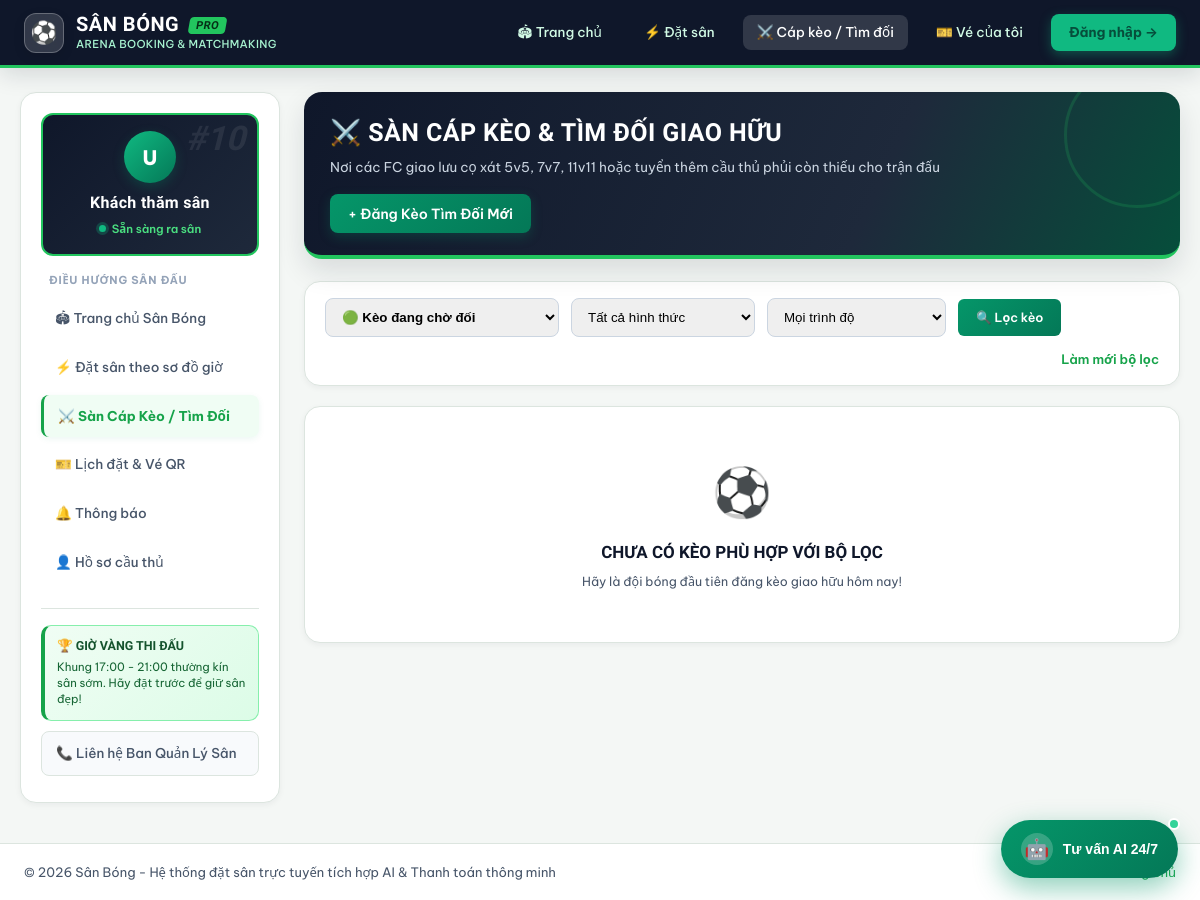
Before: /user/matchmaking.php with the older database file.
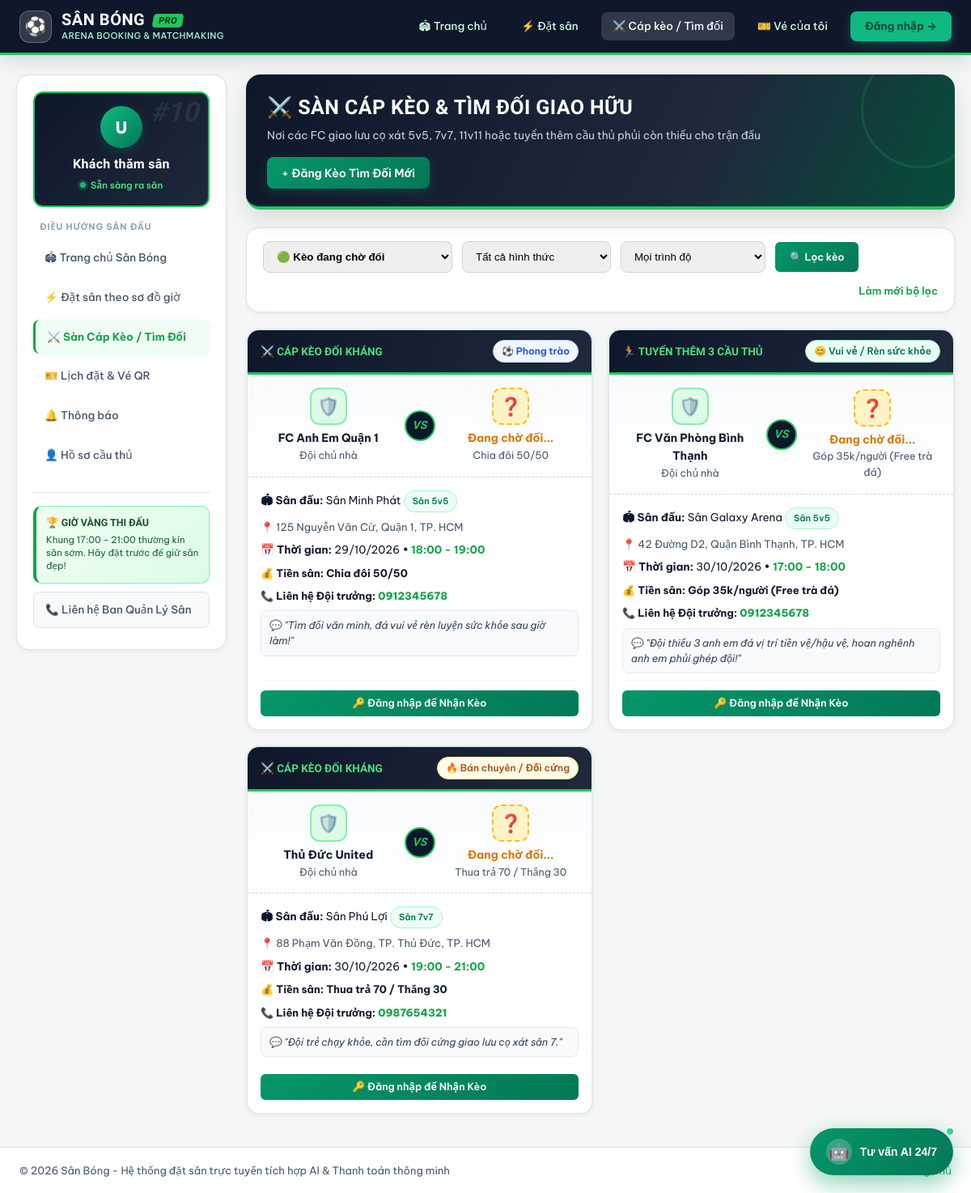
After: the same page with the newer database file.
### tables this page shows
CREATE TABLE match_requests (
 id INT UNSIGNED AUTO_INCREMENT PRIMARY KEY,
 booking_id INT UNSIGNED NULL,
 creator_id INT UNSIGNED NOT NULL,
 field_id INT UNSIGNED NOT NULL,
 team_name VARCHAR(120) NOT NULL,
 match_date DATE NOT NULL,
 start_time TIME NOT NULL,
 end_time TIME NOT NULL,
 skill_level ENUM('vui_ve','phong_trao','ban_chuyen') NOT NULL DEFAULT 'phong_trao',
 match_type ENUM('tim_doi','tuyen_nguoi') NOT NULL DEFAULT 'tim_doi',
 spots_needed TINYINT UNSIGNED NOT NULL DEFAULT 1,
 fee_share VARCHAR(80) NOT NULL DEFAULT 'Chia đôi 50/50',
 contact_phone VARCHAR(30) NOT NULL DEFAULT '',
 note VARCHAR(255) NOT NULL DEFAULT '',
 opponent_id INT UNSIGNED NULL,
 opponent_name VARCHAR(120) NULL,
 opponent_phone VARCHAR(30) NULL,
 status ENUM('open','matched','cancelled') NOT NULL DEFAULT 'open',
 created_at TIMESTAMP NOT NULL DEFAULT CURRENT_TIMESTAMP,
 INDEX idx_match_date_status(match_date, status)
);

CREATE TABLE fields (
 id INT UNSIGNED AUTO_INCREMENT PRIMARY KEY,
 name VARCHAR(160) NOT NULL,
 type ENUM('5','7','11') NOT NULL DEFAULT '5',
 address VARCHAR(255) NOT NULL,
 district VARCHAR(100) NOT NULL DEFAULT '',
 price_per_hour INT UNSIGNED NOT NULL,
 description TEXT NULL,
 status ENUM('active','maintenance') NOT NULL DEFAULT 'active',
 image VARCHAR(500) NOT NULL DEFAULT '',
 rating DECIMAL(2,1) NOT NULL DEFAULT 4.8,
 review_count INT UNSIGNED NOT NULL DEFAULT 0,
 created_at TIMESTAMP NOT NULL DEFAULT CURRENT_TIMESTAMP,
 INDEX idx_fields_status_type(status,type),
 INDEX idx_fields_district(district)
);

### includes/auth.php (called while the page is built, shortened)
<?php
require_once __DIR__ . '/../config/database.php';
function e($s) {
    return htmlspecialchars((string)$s, ENT_QUOTES, 'UTF-8');
}
function project_base() {
    static $base = null;
    if ($base === null) {
        $folder = basename(dirname(__DIR__));
        $base   = '/' . $folder . '/';
    }
    return $base;
}
function current_user() {
    global $pdo;
    if (empty($_SESSION['uid'])) {
        return null;
    }
    $stmt = $pdo->prepare("SELECT * FROM users WHERE id = ? AND status = 'active'");
    $stmt->execute([$_SESSION['uid']]);
    $user = $stmt->fetch();
    return $user;
}

### user/matchmaking.php (the view, shortened to what this page needs)
<?php
require_once '../includes/auth.php';
$u = current_user();
$f_status = $_GET['status'] ?? 'open';
$sql = "SELECT m.*, f.name fname, f.type ftype, f.district, f.address, u.full_name creator_name
        FROM match_requests m
        JOIN fields f ON f.id = m.field_id
        JOIN users u ON u.id = m.creator_id
        WHERE m.status <> 'cancelled'";
$params = [];
if ($f_status === 'open') { $sql .= " AND m.status='open'"; }
elseif ($f_status === 'matched') { $sql .= " AND m.status='matched'"; }
$sql .= " ORDER BY m.status ASC, m.match_date ASC, m.start_time ASC";
$stmt = $pdo->prepare($sql);
$stmt->execute($params);
$matches = $stmt->fetchAll();
$lvlMap = [
  'vui_ve'     => ['😊 Vui vẻ / Rèn sức khỏe', 'green'],
  'phong_trao' => ['⚽ Phong trào', 'blue'],
  'ban_chuyen' => ['🔥 Bán chuyên / Đối cứng', 'amber']
];
$active = 'match';
include '../includes/header.php';
?>
<div class="sport-page-head">
  <div>
    <h2>⚔️ SÀN CÁP KÈO & TÌM ĐỐI GIAO HỮU</h2>
    <small>Nơi các FC giao lưu cọ xát 5v5, 7v7, 11v11 hoặc tuyển thêm cầu thủ phủi còn thiếu cho trận đấu</small>
  </div>
  <button type="button" class="btn" onclick="document.getElementById('newMatchBox').style.display = document.getElementById('newMatchBox').style.display === 'none' ? 'block' : 'none'">
    + Đăng Kèo Tìm Đối Mới
  </button>
</div>
<div class="box" style="padding:16px 20px">
  <form method="get" style="display:flex;flex-wrap:wrap;gap:12px;align-items:center">
    <select name="status" style="padding:10px 12px;border-radius:8px;border:1.5px solid #cbd5e1;font-weight:600">
      <option value="open" <?=$f_status==='open'?'selected':''?>>🟢 Kèo đang chờ đối</option>
    </select>
    <select name="match_type" style="padding:10px 12px;border-radius:8px;border:1.5px solid #cbd5e1">
      <option value="">Tất cả hình thức</option>
    </select>
    <select name="skill_level" style="padding:10px 12px;border-radius:8px;border:1.5px solid #cbd5e1">
      <option value="">Mọi trình độ</option>
    </select>
    <button class="btn sm" style="padding:10px 18px">🔍 Lọc kèo</button>
    <a href="matchmaking.php" style="font-size:13px;font-weight:600;margin-left:auto">Làm mới bộ lọc</a>
  </form>
</div>
<?php if (!$matches): ?>
  <div class="box" style="text-align:center;padding:48px 20px">
    <div style="font-size:48px;margin-bottom:10px">⚽</div>
    <h3 style="margin:0 0 6px;font-family:var(--font-sport)">CHƯA CÓ KÈO PHÙ HỢP VỚI BỘ LỌC</h3>
    <small>Hãy là đội bóng đầu tiên đăng kèo giao hữu hôm nay!</small>
  </div>
<?php else: ?>
  <div class="match-grid">
    <?php foreach ($matches as $m):
      [$lvlTxt, $lvlCl] = $lvlMap[$m['skill_level']] ?? ['Phong trào', 'blue'];
      $isOwner = ($u && (int)$u['id'] === (int)$m['creator_id']);
      $isOpen = ($m['status'] === 'open');
    ?>
      <div class="match-card">
        <div class="match-card-top">
          <span style="font-family:var(--font-sport);font-weight:700;font-size:13.5px;color:#4ade80">
            <?=$m['match_type']==='tim_doi' ? '⚔️ CÁP KÈO ĐỐI KHÁNG' : '🏃 TUYỂN THÊM '.$m['spots_needed'].' CẦU THỦ'?>
          </span>
          <span class="tag <?=$lvlCl?>"><?=$lvlTxt?></span>
        </div>
        <div class="match-vs-box">
          <div class="match-team">
            <div class="match-team-shield">🛡️</div>
            <b style="font-size:14px;color:#0f172a;display:block"><?=e($m['team_name'])?></b>
            <small style="margin:0">Đội chủ nhà</small>
          </div>
          <div class="vs-circle">VS</div>
          <div class="match-team">
            <?php if ($m['status'] === 'matched'): ?>
              <div class="match-team-shield" style="background:#dbeafe;color:#1d4ed8;border-color:#93c5fd">⚔️</div>
              <b style="font-size:14px;color:#1d4ed8;display:block"><?=e($m['opponent_name'])?></b>
              <small style="margin:0;color:#16a34a;font-weight:700">✔ Đã chốt kèo</small>
            <?php else: ?>
              <div class="match-team-shield wait">❓</div>
              <b style="font-size:14px;color:#d97706;display:block">Đang chờ đối...</b>
              <small style="margin:0"><?=e($m['fee_share'])?></small>
            <?php endif; ?>
          </div>
        </div>
        <div class="match-body">
          <div style="font-size:13.5px"><b>🏟 Sân đấu:</b> <?=e($m['fname'])?> <span class="tag green" style="font-size:11px">Sân <?=$m['ftype']?>v<?=$m['ftype']?></span></div>
          <div style="font-size:13px;color:#475569">📍 <?=e($m['address'])?></div>
          <div style="font-size:13.5px"><b>📅 Thời gian:</b> <?=date('d/m/Y', strtotime($m['match_date']))?> • <b style="color:#16a34a"><?=substr($m['start_time'],0,5)?> - <?=substr($m['end_time'],0,5)?></b></div>
          <div style="font-size:13px"><b>💰 Tiền sân:</b> <span style="color:#0f172a;font-weight:700"><?=e($m['fee_share'])?></span></div>
          <div style="font-size:13px"><b>📞 Liên hệ Đội trưởng:</b> <a href="tel:<?=e($m['contact_phone'])?>" style="font-weight:800"><?=e($m['contact_phone'])?></a></div>
          <?php if (!empty($m['note'])): ?>
            <div style="background:#f8fafc;border:1px solid #e2e8f0;padding:8px 10px;border-radius:8px;font-size:12.5px;color:#334155">
              💬 <i>"<?=e($m['note'])?>"</i>
            </div>
          <?php endif; ?>
          <div style="margin-top:auto;padding-top:12px;border-top:1px solid #f1f5f9">
            <?php if ($isOpen && !$isOwner): ?>
              <?php if ($u): ?>
                <form method="post" style="display:flex;flex-direction:column;gap:8px">
                  <?=csrf_field()?>
                  <input type="hidden" name="action" value="accept_match">
                  <input type="hidden" name="match_id" value="<?=$m['id']?>">
                  <div style="display:grid;grid-template-columns:1.2fr 1fr;gap:6px">
                    <input name="opponent_name" required placeholder="Tên FC của bạn..." value="FC <?=e($u['full_name'])?>" style="padding:7px 10px;border-radius:6px;border:1px solid #cbd5e1;font-size:12.5px">
                    <input name="opponent_phone" required placeholder="SĐT của bạn..." value="<?=e($u['phone'])?>" style="padding:7px 10px;border-radius:6px;border:1px solid #cbd5e1;font-size:12.5px">
                  </div>
                  <button type="submit" class="btn sm" style="width:100%;padding:9px">🤝 Bắt Kèo / Nhận Giao Hữu Ngay</button>
                </form>
              <?php else: ?>
                <a href="../login.php" class="btn sm" style="width:100%">🔑 Đăng nhập để Nhận Kèo</a>
              <?php endif; ?>
            <?php else: ?>
              <div style="text-align:center;padding:6px;background:#ecfdf5;border-radius:8px;color:#15803d;font-weight:700;font-size:12.5px">
                ✅ Hai đội đã cáp kèo thành công!
              </div>
            <?php endif; ?>
          </div>
        </div>
      </div>
    <?php endforeach; ?>
  </div>
<?php endif; ?>
<?php include '../includes/footer.php'; ?>

### includes/header.php (shortened to what this page needs)
<?php
$base = project_base();
$unread_count = 0;
$open_matches_count = 0;
if (isset($pdo)) {
  try {
    $open_matches_count = (int)$pdo->query("SELECT COUNT(*) FROM match_requests WHERE status='open' AND match_date>=CURDATE()")->fetchColumn();
  } catch (Exception $e) {}
}
?><!DOCTYPE html>
<html lang="vi">
<head>
  <link rel="stylesheet" href="<?=$base?>assets/css/style.css">
</head>
<body class="user-portal">
<header class="topbar">
  <div class="topbar-container">
    <a class="brand" href="<?=$base?>index.php">
      <div class="brand-icon">⚽</div>
      <div>
        <b>SÂN BÓNG <span class="sport-badge-inline">PRO</span></b>
        <small>ARENA BOOKING & MATCHMAKING</small>
      </div>
    </a>
    <div class="tb-right">
      <a class="nav-item" href="<?=$base?>index.php">🏟 Trang chủ</a>
      <a class="nav-item <?=($active??'')==='book'?'active':''?>" href="<?=$base?>user/booking.php">⚡ Đặt sân</a>
      <a class="nav-item <?=($active??'')==='match'?'active':''?>" href="<?=$base?>user/matchmaking.php">
        ⚔️ Cáp kèo / Tìm đối
      </a>
      <a class="nav-item <?=($active??'')==='mine'?'active':''?>" href="<?=$base?>user/my-bookings.php">🎫 Vé của tôi</a>
      <?php if($u): ?>
        <a class="btn-noti" href="<?=$base?>user/notifications.php" title="Thông báo">
          🔔
          <?php if($unread_count > 0): ?>
            <span class="dot"><?=$unread_count?></span>
          <?php endif; ?>
        </a>
        <div class="user-chip">
          <span class="avatar"><?=e(mb_substr($u['full_name'],0,1))?></span>
          <div class="user-meta">
            <span class="uname"><?=e($u['full_name'])?></span>
            <small class="urole">⚽ Cầu thủ</small>
          </div>
        </div>
        <a class="lnk-logout" href="<?=$base?>logout.php" onclick="return confirm('Bạn chắc chắn muốn đăng xuất?')">Đăng xuất</a>
      <?php else: ?>
        <a class="btn-login" href="<?=$base?>login.php">Đăng nhập →</a>
      <?php endif; ?>
    </div>
  </div>
</header>
<div class="layout one">
  <nav class="side">
    <div class="side-user-card">
      <div class="side-jersey-num">#<?=!empty($u['id']) ? str_pad((string)($u['id'] % 99), 2, '0', STR_PAD_LEFT) : '10'?></div>
      <div class="side-avatar"><?=e(mb_substr($u['full_name']??'U',0,1))?></div>
      <div class="side-name"><?=e($u['full_name']??'Khách thăm sân')?></div>
      <div class="side-status"><span class="pulse-dot"></span> Sẵn sàng ra sân</div>
    </div>
    <div class="side-menu-group">ĐIỀU HƯỚNG SÂN ĐẤU</div>
    <?php
    $nav_items = [
      'home'  => ['index.php', '🏟 Trang chủ Sân Bóng'],
      'book'  => ['user/booking.php', '⚡ Đặt sân theo sơ đồ giờ'],
      'match' => ['user/matchmaking.php', '⚔️ Sàn Cáp Kèo / Tìm Đối' . ($open_matches_count ? ' <span class="badge-mini green">'.$open_matches_count.'</span>' : '')],
      'mine'  => ['user/my-bookings.php', '🎫 Lịch đặt & Vé QR'],
      'noti'  => ['user/notifications.php', '🔔 Thông báo' . ($unread_count ? ' <span class="badge-mini">'.$unread_count.'</span>' : '')],
      'prof'  => ['user/profile.php', '👤 Hồ sơ cầu thủ']
    ];
    foreach($nav_items as $k => $v):
    ?>
      <a class="side-link <?=($active??'')===$k?'on':''?>" href="<?=$base.$v[0]?>"><span><?=$v[1]?></span></a>
    <?php endforeach; ?>
    <div class="side-footer">
      <div class="pitch-mini-card">
        <b>🏆 GIỜ VÀNG THI ĐẤU</b>
        <small>Khung 17:00 - 21:00 thường kín sân sớm. Hãy đặt trước để giữ sân đẹp!</small>
      </div>
      <a class="side-support-btn" href="<?=$base?>index.php#contact">📞 Liên hệ Ban Quản Lý Sân</a>
    </div>
  </nav>
  <main class="user-main">

### includes/footer.php (shortened to what this page needs)
  </main>
</div>
<footer class="user-portal-footer">
  <div class="up-foot-container">
    <span>© <?=date('Y')?> Sân Bóng - Hệ thống đặt sân trực tuyến tích hợp AI & Thanh toán thông minh</span>
    <a href="<?=$base?>index.php">Về trang chủ</a>
  </div>
</footer>
<?php if (is_file(__DIR__.'/chat_widget.php')) include __DIR__.'/chat_widget.php'; ?>
</body>
</html>

### includes/chat_widget.php (shortened to what this page needs)
<div class="ai-chat-widget" id="aiChatWidget">
  <button class="ai-chat-fab" type="button" id="aiChatToggleBtn" onclick="toggleAiChat()">
    <span class="ai-fab-pulse"></span>
    <span class="ai-fab-icon">🤖</span>
    <span class="ai-fab-text">Tư vấn AI 24/7</span>
  </button>
</div>

### includes/chat_widget.php (style rules this page uses)
.ai-chat-widget { position: fixed; right: 22px; bottom: 22px; z-index: 9999; font-family: 'Be Vietnam Pro', system-ui, -apple-system, sans-serif; }
.ai-chat-fab { position: relative; display: flex; align-items: center; gap: 10px; border: 0; border-radius: 999px; padding: 13px 20px; background: linear-gradient(135deg, #059669, #047857); color: #fff; font-weight: 700; font-size: 14px; cursor: pointer; box-shadow: 0 10px 28px rgba(5, 150, 105, 0.45); transition: transform 0.2s ease, box-shadow 0.2s ease; }
.ai-fab-icon { font-size: 20px; background: rgba(255,255,255,0.2); width: 32px; height: 32px; border-radius: 50%; display: grid; place-items: center; }
.ai-fab-pulse { position: absolute; top: -2px; right: -2px; width: 12px; height: 12px; background: #34d399; border: 2px solid #fff; border-radius: 50%; }

Changed rows visible on the page:
added match_requests: match_type "⚔️ CÁP KÈO ĐỐI KHÁNG", lvlTxt "⚽ Phong trào", team_name "FC Anh Em Quận 1", fee_share "Chia đôi 50/50", field.name "Sân Minh Phát", field.type "5", field.address "125 Nguyễn Văn Cừ, Quận 1, TP. HCM", match_date "29/10/2026", start_time "18:00", end_time "19:00", contact_phone "0912345678", note "Tìm đối văn minh, đá vui vẻ rèn luyện sức khỏe sau giờ làm!", status "🔑 Đăng nhập để Nhận Kèo"
added match_requests: spots_needed "3", lvlTxt "😊 Vui vẻ / Rèn sức khỏe", team_name "FC Văn Phòng Bình Thạnh", fee_share "Góp 35k/người (Free trà đá)", field.name "Sân Galaxy Arena", field.type "5", field.address "42 Đường D2, Quận Bình Thạnh, TP. HCM", match_date "30/10/2026", start_time "17:00", end_time "18:00", contact_phone "0912345678", note "Đội thiếu 3 anh em đá vị trí tiền vệ/hậu vệ, hoan nghênh anh em phủi ghép đội!", status "🔑 Đăng nhập để Nhận Kèo"
added match_requests: match_type "⚔️ CÁP KÈO ĐỐI KHÁNG", lvlTxt "🔥 Bán chuyên / Đối cứng", team_name "Thủ Đức United", fee_share "Thua trả 70 / Thắng 30", field.name "Sân Phú Lợi", field.type "7", field.address "88 Phạm Văn Đồng, TP. Thủ Đức, TP. HCM", match_date "30/10/2026", start_time "19:00", end_time "21:00", contact_phone "0987654321", note "Đội trẻ chạy khỏe, cần tìm đối cứng giao lưu cọ xát sân 7.", status "🔑 Đăng nhập để Nhận Kèo"
Other visible differences:
text no longer shown: "⚽ CHƯA CÓ KÈO PHÙ HỢP VỚI BỘ LỌC Hãy là đội bóng đầu tiên đăng kèo giao hữu hôm nay!"
